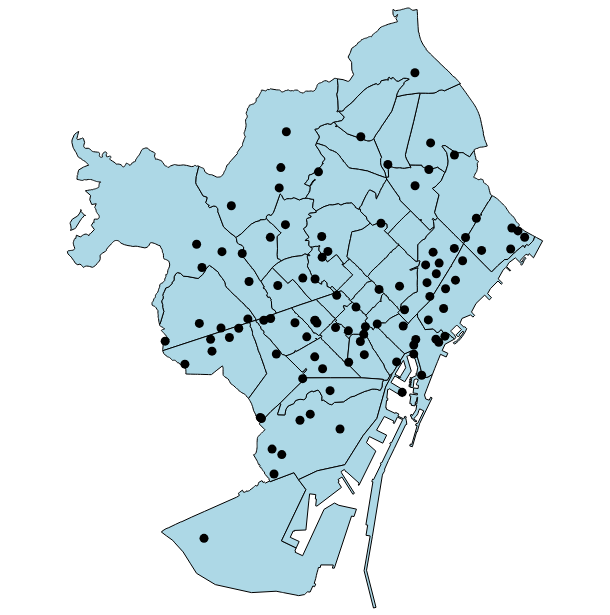

The code cell stored with this chart in its notebook:
### Code cell
cp_layer = alt.Chart(barcelona).mark_geoshape(
    stroke="black",
    fill="lightblue"
).properties(
    width=600,
    height=600
    
).encode(
    tooltip=['COD_POSTAL']
)
cp_layer + layer_all

### Figure 1 — Vega-Lite specification as saved in the notebook (floating-point values rounded to 4 significant figures; data arrays with more than 128 entries replaced by an {"elided": "..."} marker saying what was removed)
{"config": {"view": {"continuousWidth": 300, "continuousHeight": 300}}, "layer": [{"data": {"name": "data-01d231fae305a80b70c91487e5c53dcd"}, "mark": {"type": "geoshape", "fill": "lightblue", "stroke": "black"}, "encoding": {"tooltip": [{"field": "COD_POSTAL", "type": "nominal"}]}}, {"data": {"name": "data-1e25216e52b2373896e86d3dd2518ba1"}, "mark": {"type": "geoshape", "color": "black", "size": 0}, "encoding": {"tooltip": [{"field": "name", "type": "nominal"}]}}], "height": 600, "width": 600, "$schema": "https://vega.github.io/schema/vega-lite/v6.1.0.json", "datasets": {"data-01d231fae305a80b70c91487e5c53dcd": [{"COD_POSTAL": "08011", "type": "Feature", "geometry": {"type": "Polygon", "coordinates": {"elided": "1x66x2 float values"}}}, {"COD_POSTAL": "08002", "type": "Feature", "geometry": {"type": "Polygon", "coordinates": [[[2.173, 41.39], [2.174, 41.39], [2.175, 41.39], [2.175, 41.39], [2.175, 41.39], [2.175, 41.39], [2.176, 41.39], [2.176, 41.39], [2.176, 41.39], [2.177, 41.39], [2.177, 41.39], [2.178, 41.38], [2.179, 41.38], [2.181, 41.38], [2.182, 41.38], [2.182, 41.38], [2.181, 41.38], [2.179, 41.38], [2.178, 41.38], [2.178, 41.38], [2.178, 41.38], [2.178, 41.38], [2.178, 41.38], [2.177, 41.38], [2.177, 41.38], [2.177, 41.38], [2.177, 41.38], [2.176, 41.38], [2.176, 41.38], [2.176, 41.38], [2.175, 41.38], [2.175, 41.38], [2.174, 41.38], [2.174, 41.38], [2.174, 41.38], [2.173, 41.38], [2.173, 41.38], [2.173, 41.38], [2.173, 41.38], [2.172, 41.38], [2.172, 41.38], [2.172, 41.38], [2.172, 41.38], [2.171, 41.38], [2.171, 41.38], [2.17, 41.38], [2.17, 41.39], [2.17, 41.39], [2.168, 41.39], [2.168, 41.39], [2.169, 41.39], [2.168, 41.39], [2.169, 41.39], [2.17, 41.39], [2.17, 41.39], [2.171, 41.39], [2.172, 41.39], [2.172, 41.39], [2.172, 41.39], [2.172, 41.39], [2.172, 41.39], [2.172, 41.39], [2.173, 41.39]]]}}, {"COD_POSTAL": "08001", "type": "Feature", "geometry": {"type": "Polygon", "coordinates": [[[2.168, 41.39], [2.17, 41.39], [2.17, 41.39], [2.17, 41.38], [2.171, 41.38], [2.171, 41.38], [2.172, 41.38], [2.172, 41.38], [2.172, 41.38], [2.172, 41.38], [2.173, 41.38], [2.173, 41.38], [2.173, 41.38], [2.173, 41.38], [2.174, 41.38], [2.174, 41.38], [2.174, 41.38], [2.175, 41.38], [2.175, 41.38], [2.176, 41.38], [2.176, 41.38], [2.176, 41.38], [2.177, 41.38], [2.177, 41.38], [2.177, 41.38], [2.177, 41.38], [2.177, 41.37], [2.176, 41.37], [2.175, 41.37], [2.175, 41.37], [2.175, 41.37], [2.173, 41.37], [2.168, 41.38], [2.168, 41.38], [2.163, 41.38], [2.164, 41.38], [2.164, 41.39], [2.164, 41.39], [2.165, 41.39], [2.165, 41.39], [2.167, 41.39], [2.168, 41.39]]]}}, {"COD_POSTAL": "08021", "type": "Feature", "geometry": {"type": "Polygon", "coordinates": [[[2.138, 41.4], [2.143, 41.4], [2.145, 41.4], [2.147, 41.4], [2.149, 41.4], [2.151, 41.39], [2.148, 41.39], [2.147, 41.39], [2.145, 41.39], [2.145, 41.39], [2.144, 41.39], [2.143, 41.39], [2.139, 41.39], [2.139, 41.39], [2.138, 41.39], [2.138, 41.39], [2.138, 41.39], [2.137, 41.39], [2.138, 41.39], [2.137, 41.4], [2.136, 41.4], [2.136, 41.4], [2.136, 41.4], [2.136, 41.4], [2.136, 41.4], [2.135, 41.4], [2.135, 41.4], [2.135, 41.4], [2.135, 41.4], [2.134, 41.4], [2.134, 41.4], [2.135, 41.4], [2.136, 41.4], [2.138, 41.4]]]}}, {"COD_POSTAL": "08029", "type": "Feature", "geometry": {"type": "Polygon", "coordinates": {"elided": "1x82x2 float values"}}}, {"COD_POSTAL": "08015", "type": "Feature", "geometry": {"type": "Polygon", "coordinates": [[[2.149, 41.38], [2.149, 41.38], [2.149, 41.38], [2.149, 41.38], [2.149, 41.38], [2.149, 41.38], [2.148, 41.38], [2.146, 41.38], [2.143, 41.38], [2.142, 41.38], [2.143, 41.38], [2.144, 41.38], [2.146, 41.38], [2.146, 41.38], [2.146, 41.38], [2.146, 41.38], [2.147, 41.38], [2.147, 41.38], [2.15, 41.38], [2.152, 41.38], [2.153, 41.38], [2.153, 41.38], [2.153, 41.38], [2.153, 41.39], [2.153, 41.38], [2.154, 41.39], [2.155, 41.38], [2.155, 41.38], [2.155, 41.38], [2.155, 41.38], [2.155, 41.38], [2.156, 41.38], [2.156, 41.38], [2.156, 41.38], [2.156, 41.38], [2.157, 41.38], [2.157, 41.38], [2.157, 41.38], [2.157, 41.38], [2.158, 41.38], [2.158, 41.38], [2.159, 41.38], [2.159, 41.38], [2.159, 41.38], [2.159, 41.38], [2.16, 41.38], [2.161, 41.38], [2.161, 41.38], [2.161, 41.38], [2.162, 41.38], [2.162, 41.38], [2.162, 41.38], [2.162, 41.38], [2.163, 41.38], [2.168, 41.38], [2.168, 41.38], [2.161, 41.38], [2.158, 41.38], [2.149, 41.38], [2.149, 41.38], [2.148, 41.38], [2.149, 41.38]]]}}, {"COD_POSTAL": "08034", "type": "Feature", "geometry": {"type": "Polygon", "coordinates": {"elided": "1x173x2 float values"}}}, {"COD_POSTAL": "08028", "type": "Feature", "geometry": {"type": "Polygon", "coordinates": {"elided": "1x189x2 float values"}}}, {"COD_POSTAL": "08018", "type": "Feature", "geometry": {"type": "Polygon", "coordinates": {"elided": "1x93x2 float values"}}}, {"COD_POSTAL": "08017", "type": "Feature", "geometry": {"type": "Polygon", "coordinates": [[[2.07, 41.41], [2.07, 41.41], [2.07, 41.41], [2.07, 41.41], [2.07, 41.41], [2.071, 41.42], [2.073, 41.42], [2.073, 41.42], [2.074, 41.42], [2.074, 41.42], [2.074, 41.42], [2.074, 41.42], [2.074, 41.42], [2.074, 41.42], [2.074, 41.42], [2.074, 41.42], [2.074, 41.42], [2.075, 41.42], [2.075, 41.42], [2.075, 41.42], [2.075, 41.42], [2.075, 41.42], [2.075, 41.42], [2.074, 41.42], [2.074, 41.42], [2.072, 41.41], [2.072, 41.41], [2.071, 41.41], [2.07, 41.41], [2.07, 41.41]]]}}, {"COD_POSTAL": "08013", "type": "Feature", "geometry": {"type": "Polygon", "coordinates": {"elided": "1x123x2 float values"}}}, {"COD_POSTAL": "08023", "type": "Feature", "geometry": {"type": "Polygon", "coordinates": {"elided": "1x118x2 float values"}}}, {"COD_POSTAL": "08012", "type": "Feature", "geometry": {"type": "Polygon", "coordinates": {"elided": "1x100x2 float values"}}}, {"COD_POSTAL": "08037", "type": "Feature", "geometry": {"type": "Polygon", "coordinates": {"elided": "1x74x2 float values"}}}, {"COD_POSTAL": "08006", "type": "Feature", "geometry": {"type": "Polygon", "coordinates": [[[2.15, 41.41], [2.15, 41.41], [2.15, 41.4], [2.15, 41.4], [2.15, 41.4], [2.15, 41.4], [2.15, 41.4], [2.151, 41.4], [2.151, 41.4], [2.151, 41.4], [2.151, 41.4], [2.151, 41.4], [2.151, 41.4], [2.152, 41.4], [2.152, 41.4], [2.152, 41.4], [2.153, 41.4], [2.153, 41.4], [2.154, 41.4], [2.154, 41.4], [2.155, 41.4], [2.155, 41.4], [2.155, 41.4], [2.155, 41.4], [2.156, 41.4], [2.156, 41.4], [2.157, 41.4], [2.157, 41.4], [2.158, 41.4], [2.159, 41.4], [2.159, 41.4], [2.157, 41.4], [2.155, 41.4], [2.153, 41.39], [2.153, 41.39], [2.151, 41.39], [2.149, 41.4], [2.147, 41.4], [2.145, 41.4], [2.143, 41.4], [2.138, 41.4], [2.139, 41.4], [2.14, 41.4], [2.141, 41.4], [2.141, 41.4], [2.142, 41.4], [2.143, 41.41], [2.145, 41.41], [2.146, 41.41], [2.147, 41.41], [2.148, 41.41], [2.149, 41.41], [2.149, 41.41], [2.15, 41.41]]]}}, {"COD_POSTAL": "08030", "type": "Feature", "geometry": {"type": "Polygon", "coordinates": {"elided": "1x117x2 float values"}}}, {"COD_POSTAL": "08016", "type": "Feature", "geometry": {"type": "Polygon", "coordinates": [[[2.188, 41.45], [2.187, 41.44], [2.185, 41.44], [2.184, 41.44], [2.184, 41.43], [2.183, 41.43], [2.183, 41.43], [2.183, 41.43], [2.184, 41.43], [2.184, 41.43], [2.185, 41.43], [2.184, 41.43], [2.184, 41.43], [2.183, 41.43], [2.182, 41.43], [2.182, 41.43], [2.181, 41.43], [2.181, 41.43], [2.18, 41.43], [2.18, 41.43], [2.179, 41.43], [2.179, 41.43], [2.179, 41.43], [2.178, 41.43], [2.178, 41.43], [2.178, 41.43], [2.177, 41.43], [2.177, 41.43], [2.177, 41.43], [2.177, 41.43], [2.177, 41.43], [2.177, 41.43], [2.176, 41.43], [2.176, 41.43], [2.176, 41.43], [2.176, 41.43], [2.176, 41.43], [2.176, 41.43], [2.175, 41.43], [2.175, 41.43], [2.174, 41.43], [2.174, 41.43], [2.174, 41.43], [2.174, 41.43], [2.175, 41.43], [2.174, 41.43], [2.172, 41.44], [2.173, 41.44], [2.173, 41.44], [2.174, 41.44], [2.174, 41.44], [2.175, 41.44], [2.175, 41.44], [2.178, 41.44], [2.179, 41.44], [2.18, 41.45], [2.182, 41.45], [2.183, 41.45], [2.185, 41.45], [2.187, 41.45], [2.188, 41.45]]]}}, {"COD_POSTAL": "08031", "type": "Feature", "geometry": {"type": "Polygon", "coordinates": {"elided": "1x99x2 float values"}}}, {"COD_POSTAL": "08017", "type": "Feature", "geometry": {"type": "Polygon", "coordinates": {"elided": "1x900x2 float values"}}}, {"COD_POSTAL": "08027", "type": "Feature", "geometry": {"type": "Polygon", "coordinates": {"elided": "1x71x2 float values"}}}, {"COD_POSTAL": "08035", "type": "Feature", "geometry": {"type": "Polygon", "coordinates": {"elided": "1x474x2 float values"}}}, {"COD_POSTAL": "08033", "type": "Feature", "geometry": {"type": "Polygon", "coordinates": {"elided": "1x367x2 float values"}}}, {"COD_POSTAL": "08042", "type": "Feature", "geometry": {"type": "Polygon", "coordinates": {"elided": "1x77x2 float values"}}}, {"COD_POSTAL": "08009", "type": "Feature", "geometry": {"type": "Polygon", "coordinates": {"elided": "1x70x2 float values"}}}, {"COD_POSTAL": "08026", "type": "Feature", "geometry": {"type": "Polygon", "coordinates": [[[2.181, 41.41], [2.18, 41.41], [2.18, 41.41], [2.18, 41.41], [2.18, 41.41], [2.179, 41.41], [2.178, 41.41], [2.178, 41.41], [2.177, 41.41], [2.177, 41.41], [2.177, 41.41], [2.177, 41.41], [2.177, 41.41], [2.177, 41.41], [2.178, 41.41], [2.179, 41.41], [2.18, 41.41], [2.181, 41.41], [2.181, 41.41], [2.182, 41.42], [2.183, 41.42], [2.183, 41.42], [2.184, 41.42], [2.187, 41.42], [2.188, 41.41], [2.188, 41.41], [2.188, 41.41], [2.188, 41.41], [2.188, 41.41], [2.191, 41.41], [2.191, 41.41], [2.192, 41.41], [2.192, 41.41], [2.192, 41.41], [2.191, 41.41], [2.19, 41.41], [2.189, 41.41], [2.188, 41.41], [2.187, 41.41], [2.187, 41.41], [2.187, 41.4], [2.187, 41.4], [2.186, 41.4], [2.185, 41.41], [2.185, 41.41], [2.185, 41.41], [2.184, 41.41], [2.183, 41.41], [2.183, 41.41], [2.183, 41.41], [2.182, 41.41], [2.181, 41.41], [2.181, 41.41]]]}}, {"COD_POSTAL": "08020", "type": "Feature", "geometry": {"type": "Polygon", "coordinates": {"elided": "1x123x2 float values"}}}, {"COD_POSTAL": "08032", "type": "Feature", "geometry": {"type": "Polygon", "coordinates": {"elided": "1x161x2 float values"}}}, {"COD_POSTAL": "08041", "type": "Feature", "geometry": {"type": "Polygon", "coordinates": [[[2.176, 41.42], [2.176, 41.42], [2.176, 41.43], [2.176, 41.43], [2.179, 41.42], [2.181, 41.42], [2.181, 41.42], [2.184, 41.42], [2.183, 41.42], [2.183, 41.42], [2.182, 41.42], [2.181, 41.41], [2.181, 41.41], [2.18, 41.41], [2.179, 41.41], [2.178, 41.41], [2.177, 41.41], [2.177, 41.41], [2.177, 41.41], [2.176, 41.41], [2.176, 41.41], [2.176, 41.41], [2.176, 41.41], [2.177, 41.41], [2.177, 41.41], [2.176, 41.41], [2.176, 41.41], [2.174, 41.41], [2.172, 41.41], [2.171, 41.41], [2.17, 41.41], [2.17, 41.42], [2.169, 41.42], [2.168, 41.42], [2.168, 41.42], [2.167, 41.42], [2.167, 41.42], [2.168, 41.42], [2.168, 41.42], [2.168, 41.42], [2.169, 41.42], [2.17, 41.42], [2.17, 41.42], [2.17, 41.42], [2.17, 41.42], [2.171, 41.42], [2.171, 41.42], [2.171, 41.42], [2.173, 41.42], [2.173, 41.42], [2.173, 41.42], [2.173, 41.42], [2.173, 41.42], [2.174, 41.42], [2.174, 41.42], [2.174, 41.42], [2.174, 41.42], [2.175, 41.42], [2.175, 41.42], [2.175, 41.42], [2.175, 41.42], [2.176, 41.42], [2.176, 41.42]]]}}, {"COD_POSTAL": "08024", "type": "Feature", "geometry": {"type": "Polygon", "coordinates": {"elided": "1x120x2 float values"}}}, {"COD_POSTAL": "08019", "type": "Feature", "geometry": {"type": "Polygon", "coordinates": {"elided": "1x113x2 float values"}}}, {"COD_POSTAL": "08040", "type": "Feature", "geometry": {"type": "Polygon", "coordinates": {"elided": "1x105x2 float values"}}}, {"COD_POSTAL": "08025", "type": "Feature", "geometry": {"type": "Polygon", "coordinates": {"elided": "1x88x2 float values"}}}, {"COD_POSTAL": "08010", "type": "Feature", "geometry": {"type": "Polygon", "coordinates": {"elided": "1x79x2 float values"}}}, {"COD_POSTAL": "08008", "type": "Feature", "geometry": {"type": "Polygon", "coordinates": [[[2.163, 41.4], [2.163, 41.4], [2.163, 41.4], [2.163, 41.4], [2.164, 41.39], [2.164, 41.39], [2.164, 41.39], [2.164, 41.39], [2.165, 41.39], [2.164, 41.39], [2.163, 41.39], [2.163, 41.39], [2.162, 41.39], [2.162, 41.39], [2.162, 41.39], [2.161, 41.39], [2.16, 41.39], [2.159, 41.39], [2.158, 41.39], [2.157, 41.39], [2.156, 41.39], [2.156, 41.39], [2.155, 41.39], [2.155, 41.39], [2.155, 41.39], [2.155, 41.39], [2.155, 41.39], [2.154, 41.39], [2.154, 41.39], [2.153, 41.39], [2.153, 41.39], [2.155, 41.4], [2.157, 41.4], [2.159, 41.4], [2.159, 41.4], [2.158, 41.4], [2.157, 41.4], [2.158, 41.4], [2.158, 41.4], [2.159, 41.4], [2.16, 41.4], [2.16, 41.4], [2.16, 41.4], [2.161, 41.4], [2.161, 41.4], [2.162, 41.4], [2.163, 41.4], [2.163, 41.4]]]}}, {"COD_POSTAL": "08036", "type": "Feature", "geometry": {"type": "Polygon", "coordinates": [[[2.154, 41.39], [2.154, 41.39], [2.155, 41.39], [2.155, 41.39], [2.155, 41.39], [2.155, 41.39], [2.155, 41.39], [2.156, 41.39], [2.156, 41.39], [2.157, 41.39], [2.158, 41.39], [2.159, 41.39], [2.159, 41.39], [2.159, 41.39], [2.158, 41.39], [2.158, 41.39], [2.157, 41.39], [2.157, 41.39], [2.157, 41.39], [2.156, 41.39], [2.156, 41.39], [2.155, 41.39], [2.155, 41.39], [2.155, 41.39], [2.154, 41.39], [2.154, 41.39], [2.154, 41.39], [2.154, 41.39], [2.154, 41.39], [2.153, 41.39], [2.153, 41.39], [2.153, 41.39], [2.153, 41.39], [2.153, 41.39], [2.152, 41.39], [2.152, 41.39], [2.152, 41.39], [2.151, 41.39], [2.151, 41.39], [2.151, 41.39], [2.151, 41.39], [2.15, 41.39], [2.15, 41.39], [2.148, 41.39], [2.148, 41.39], [2.148, 41.39], [2.147, 41.39], [2.147, 41.39], [2.147, 41.39], [2.146, 41.39], [2.146, 41.39], [2.146, 41.39], [2.145, 41.39], [2.145, 41.39], [2.145, 41.39], [2.147, 41.39], [2.148, 41.39], [2.151, 41.39], [2.153, 41.39], [2.154, 41.39]]]}}, {"COD_POSTAL": "08007", "type": "Feature", "geometry": {"type": "Polygon", "coordinates": [[[2.166, 41.39], [2.166, 41.39], [2.166, 41.39], [2.167, 41.39], [2.167, 41.39], [2.167, 41.39], [2.168, 41.39], [2.168, 41.39], [2.168, 41.39], [2.168, 41.39], [2.169, 41.39], [2.169, 41.39], [2.169, 41.39], [2.17, 41.39], [2.169, 41.39], [2.17, 41.39], [2.17, 41.39], [2.17, 41.39], [2.169, 41.39], [2.168, 41.39], [2.169, 41.39], [2.168, 41.39], [2.168, 41.39], [2.167, 41.39], [2.165, 41.39], [2.165, 41.39], [2.164, 41.39], [2.164, 41.39], [2.164, 41.38], [2.164, 41.38], [2.163, 41.39], [2.163, 41.39], [2.163, 41.39], [2.163, 41.39], [2.162, 41.39], [2.163, 41.39], [2.163, 41.39], [2.163, 41.39], [2.162, 41.39], [2.162, 41.39], [2.162, 41.39], [2.161, 41.39], [2.161, 41.39], [2.16, 41.39], [2.16, 41.39], [2.16, 41.39], [2.159, 41.39], [2.16, 41.39], [2.159, 41.39], [2.159, 41.39], [2.159, 41.39], [2.16, 41.39], [2.161, 41.39], [2.162, 41.39], [2.162, 41.39], [2.162, 41.39], [2.163, 41.39], [2.163, 41.39], [2.164, 41.39], [2.165, 41.39], [2.165, 41.39], [2.165, 41.39], [2.166, 41.39], [2.166, 41.39]]]}}, {"COD_POSTAL": "08014", "type": "Feature", "geometry": {"type": "Polygon", "coordinates": {"elided": "1x118x2 float values"}}}, {"COD_POSTAL": "08022", "type": "Feature", "geometry": {"type": "Polygon", "coordinates": {"elided": "1x67x2 float values"}}}, {"COD_POSTAL": "08038", "type": "Feature", "geometry": {"type": "Polygon", "coordinates": {"elided": "1x186x2 float values"}}}, {"COD_POSTAL": "08004", "type": "Feature", "geometry": {"type": "Polygon", "coordinates": [[[2.168, 41.38], [2.173, 41.37], [2.175, 41.37], [2.175, 41.37], [2.175, 41.37], [2.175, 41.37], [2.175, 41.37], [2.174, 41.37], [2.174, 41.37], [2.173, 41.37], [2.172, 41.37], [2.172, 41.37], [2.17, 41.37], [2.169, 41.37], [2.167, 41.37], [2.166, 41.37], [2.164, 41.37], [2.162, 41.37], [2.159, 41.37], [2.158, 41.37], [2.158, 41.37], [2.157, 41.37], [2.155, 41.37], [2.155, 41.37], [2.155, 41.37], [2.154, 41.37], [2.153, 41.37], [2.152, 41.37], [2.151, 41.37], [2.15, 41.37], [2.15, 41.37], [2.149, 41.37], [2.149, 41.37], [2.149, 41.37], [2.147, 41.37], [2.147, 41.37], [2.146, 41.37], [2.145, 41.37], [2.145, 41.37], [2.143, 41.37], [2.143, 41.37], [2.142, 41.37], [2.14, 41.37], [2.14, 41.37], [2.141, 41.37], [2.141, 41.37], [2.141, 41.37], [2.145, 41.37], [2.149, 41.38], [2.158, 41.38], [2.161, 41.38], [2.168, 41.38]]]}}, {"COD_POSTAL": "08039", "type": "Feature", "geometry": {"type": "Polygon", "coordinates": {"elided": "1x243x2 float values"}}}, {"COD_POSTAL": "08003", "type": "Feature", "geometry": {"type": "Polygon", "coordinates": [[[2.192, 41.38], [2.19, 41.38], [2.189, 41.37], [2.188, 41.38], [2.187, 41.38], [2.184, 41.38], [2.182, 41.38], [2.182, 41.38], [2.181, 41.38], [2.179, 41.38], [2.178, 41.38], [2.177, 41.39], [2.177, 41.39], [2.176, 41.39], [2.176, 41.39], [2.176, 41.39], [2.175, 41.39], [2.175, 41.39], [2.175, 41.39], [2.175, 41.39], [2.174, 41.39], [2.173, 41.39], [2.173, 41.39], [2.173, 41.39], [2.174, 41.39], [2.176, 41.39], [2.176, 41.39], [2.176, 41.39], [2.177, 41.39], [2.178, 41.39], [2.179, 41.39], [2.179, 41.39], [2.181, 41.39], [2.183, 41.39], [2.183, 41.39], [2.183, 41.39], [2.183, 41.39], [2.185, 41.39], [2.187, 41.39], [2.187, 41.39], [2.189, 41.39], [2.189, 41.39], [2.192, 41.39], [2.192, 41.39], [2.192, 41.39], [2.193, 41.39], [2.194, 41.39], [2.195, 41.39], [2.196, 41.39], [2.197, 41.39], [2.197, 41.39], [2.198, 41.39], [2.199, 41.38], [2.199, 41.38], [2.199, 41.38], [2.196, 41.38], [2.195, 41.38], [2.197, 41.38], [2.196, 41.38], [2.195, 41.38], [2.194, 41.38], [2.193, 41.38], [2.193, 41.38], [2.192, 41.38]]]}}, {"COD_POSTAL": "08005", "type": "Feature", "geometry": {"type": "Polygon", "coordinates": {"elided": "1x139x2 float values"}}}], "data-1e25216e52b2373896e86d3dd2518ba1": [{"id": 1, "name": "Escola Universitaria Mediterrani", "type": "Feature", "geometry": {"type": "Point", "coordinates": [2.152, 41.38]}}, {"id": 2, "name": "EINA", "type": "Feature", "geometry": {"type": "Point", "coordinates": [2.114, 41.4]}}, {"id": 3, "name": "Centre d'Estudis Politècnics", "type": "Feature", "geometry": {"type": "Point", "coordinates": [2.173, 41.39]}}, {"id": 4, "name": "Col·legi Major Universitari Lestonac", "type": "Feature", "geometry": {"type": "Point", "coordinates": [2.166, 41.39]}}, {"id": 5, "name": "Escola Port", "type": "Feature", "geometry": {"type": "Point", "coordinates": [2.196, 41.39]}}, {"id": 6, "name": "Euroaula", "type": "Feature", "geometry": {"type": "Point", "coordinates": [2.159, 41.39]}}, {"id": 7, "name": "Master.D", "type": "Feature", "geometry": {"type": "Point", "coordinates": [2.15, 41.39]}}, {"id": 8, "name": "Institut de Nàutica de Barcelona", "type": "Feature", "geometry": {"type": "Point", "coordinates": [2.188, 41.38]}}, {"id": 9, "name": "Hospital del Mar. Institut FP Sanitària", "type": "Feature", "geometry": {"type": "Point", "coordinates": [2.186, 41.38]}}, {"id": 10, "name": "Escola Superior de Relacions Públiques", "type": "Feature", "geometry": {"type": "Point", "coordinates": [2.155, 41.38]}}, {"id": 11, "name": "Fundació i2CAT", "type": "Feature", "geometry": {"type": "Point", "coordinates": [2.186, 41.38]}}, {"id": 12, "name": "Institut del Disseny i Arts Gràfiques de Barcelona", "type": "Feature", "geometry": {"type": "Point", "coordinates": [2.191, 41.43]}}, {"id": 13, "name": "Institut de l'Esport de Barcelona", "type": "Feature", "geometry": {"type": "Point", "coordinates": [2.148, 41.37]}}, {"id": 14, "name": "Facultat de Geografia i Història i Facultat de Filosofia. Universitat de Barcelona", "type": "Feature", "geometry": {"type": "Point", "coordinates": [2.168, 41.38]}}, {"id": 15, "name": "Universitat Pompeu Fabra Campus del Poblenou", "type": "Feature", "geometry": {"type": "Point", "coordinates": [2.194, 41.4]}}, {"id": 16, "name": "Campus Ciutadella Universitat Pompeu Fabra", "type": "Feature", "geometry": {"type": "Point", "coordinates": [2.19, 41.39]}}, {"id": 17, "name": "IED Barcelona - Instituto Europeo de Diseño", "type": "Feature", "geometry": {"type": "Point", "coordinates": [2.155, 41.41]}}, {"id": 18, "name": "Campus Nord", "type": "Feature", "geometry": {"type": "Point", "coordinates": [2.113, 41.39]}}, {"id": 19, "name": "Universitat de Barcelona", "type": "Feature", "geometry": {"type": "Point", "coordinates": [2.164, 41.39]}}, {"id": 20, "name": "Institut de Ciències del Mar (CSIC)", "type": "Feature", "geometry": {"type": "Point", "coordinates": [2.196, 41.39]}}, {"id": 21, "name": "Universitat Pompeu Fabra Campus del Mar", "type": "Feature", "geometry": {"type": "Point", "coordinates": [2.193, 41.38]}}, {"id": 22, "name": "ESCI - Universitat Pompeu Fabra", "type": "Feature", "geometry": {"type": "Point", "coordinates": [2.182, 41.39]}}, {"id": 23, "name": "Facultat de Medicina", "type": "Feature", "geometry": {"type": "Point", "coordinates": [2.152, 41.39]}}, {"id": 24, "name": "UPF. Rectorat", "type": "Feature", "geometry": {"type": "Point", "coordinates": [2.18, 41.38]}}, {"id": 25, "name": "Facultat d'Informació i Mitjans Audiovisuals", "type": "Feature", "geometry": {"type": "Point", "coordinates": [2.139, 41.38]}}, {"id": 26, "name": "Facultat de Dret", "type": "Feature", "geometry": {"type": "Point", "coordinates": [2.121, 41.39]}}, {"id": 27, "name": "Campus Mundet", "type": "Feature", "geometry": {"type": "Point", "coordinates": [2.143, 41.44]}}, {"id": 28, "name": "Facultat de Física i Química, Universitat de Barcelona", "type": "Feature", "geometry": {"type": "Point", "coordinates": [2.117, 41.38]}}, {"id": 29, "name": "BAU. Centre universitari de disseny", "type": "Feature", "geometry": {"type": "Point", "coordinates": [2.196, 41.4]}}, {"id": 30, "name": "Escola Superior de Conservació i Restauració de Béns Culturals de Catalunya", "type": "Feature", "geometry": {"type": "Point", "coordinates": [2.186, 41.45]}}, {"id": 31, "name": "Institut Nacional d'Educació Física de Catalunya", "type": "Feature", "geometry": {"type": "Point", "coordinates": [2.147, 41.36]}}, {"id": 32, "name": "Parc Científic de Barcelona", "type": "Feature", "geometry": {"type": "Point", "coordinates": [2.118, 41.38]}}, {"id": 33, "name": "EINA", "type": "Feature", "geometry": {"type": "Point", "coordinates": [2.113, 41.41]}}, {"id": 34, "name": "Universitat Internacional de Catalunya", "type": "Feature", "geometry": {"type": "Point", "coordinates": [2.121, 41.41]}}, {"id": 35, "name": "Institut Vall d'Hebron", "type": "Feature", "geometry": {"type": "Point", "coordinates": [2.14, 41.42]}}, {"id": 36, "name": "Col·legi d'Enginyers de Camins, Canals i Ports de Catalunya", "type": "Feature", "geometry": {"type": "Point", "coordinates": [2.13, 41.4]}}, {"id": 37, "name": "Hospital de la Santa Creu i Sant Pau", "type": "Feature", "geometry": {"type": "Point", "coordinates": [2.175, 41.41]}}, {"id": 38, "name": "Hospital El Pilar", "type": "Feature", "geometry": {"type": "Point", "coordinates": [2.148, 41.4]}}, {"id": 39, "name": "Clínica Teknon", "type": "Feature", "geometry": {"type": "Point", "coordinates": [2.128, 41.41]}}, {"id": 40, "name": "Hospital de l'Esperança", "type": "Feature", "geometry": {"type": "Point", "coordinates": [2.155, 41.41]}}, {"id": 41, "name": "Consorci Mar Parc de Salut de Barcelona", "type": "Feature", "geometry": {"type": "Point", "coordinates": [2.219, 41.41]}}, {"id": 42, "name": "Hospital Sant Joan de Déu", "type": "Feature", "geometry": {"type": "Point", "coordinates": [2.102, 41.38]}}, {"id": 43, "name": "Capio Hospital Universitari Sagrat Cor", "type": "Feature", "geometry": {"type": "Point", "coordinates": [2.146, 41.39]}}, {"id": 44, "name": "Hospital Casa Maternitat", "type": "Feature", "geometry": {"type": "Point", "coordinates": [2.124, 41.39]}}, {"id": 45, "name": "Hospital de Barcelona", "type": "Feature", "geometry": {"type": "Point", "coordinates": [2.13, 41.39]}}, {"id": 46, "name": "Hospital del Mar", "type": "Feature", "geometry": {"type": "Point", "coordinates": [2.194, 41.38]}}, {"id": 47, "name": "Hospital Universitari Vall d'Hebron", "type": "Feature", "geometry": {"type": "Point", "coordinates": [2.141, 41.43]}}, {"id": 48, "name": "Hospital Clínic", "type": "Feature", "geometry": {"type": "Point", "coordinates": [2.152, 41.39]}}, {"id": 49, "name": "HM Nou Delfos", "type": "Feature", "geometry": {"type": "Point", "coordinates": [2.142, 41.41]}}, {"id": 50, "name": "Hospital de Nens de Barcelona", "type": "Feature", "geometry": {"type": "Point", "coordinates": [2.174, 41.4]}}, {"id": 51, "name": "Oficines del Govern Central", "type": "Feature", "geometry": {"type": "Point", "coordinates": [2.186, 41.38]}}, {"id": 52, "name": "Agencia Tributaria", "type": "Feature", "geometry": {"type": "Point", "coordinates": [2.207, 41.42]}}, {"id": 53, "name": "Barcelona Cicle de l'Aigua SA", "type": "Feature", "geometry": {"type": "Point", "coordinates": [2.139, 41.35]}}, {"id": 54, "name": "World Trade Center Barcelona", "type": "Feature", "geometry": {"type": "Point", "coordinates": [2.182, 41.37]}}, {"id": 55, "name": "Cornerstone Building A", "type": "Feature", "geometry": {"type": "Point", "coordinates": [2.202, 41.4]}}, {"id": 56, "name": "Endesa", "type": "Feature", "geometry": {"type": "Point", "coordinates": [2.182, 41.39]}}, {"id": 57, "name": "Torre Glòries", "type": "Feature", "geometry": {"type": "Point", "coordinates": [2.19, 41.4]}}, {"id": 58, "name": "Departament d'Educació de la Generalitat de Catalunya", "type": "Feature", "geometry": {"type": "Point", "coordinates": [2.14, 41.4]}}, {"id": 59, "name": "Torres Diagonal Litoral B1", "type": "Feature", "geometry": {"type": "Point", "coordinates": [2.218, 41.41]}}, {"id": 60, "name": "Torre Muñoz", "type": "Feature", "geometry": {"type": "Point", "coordinates": [2.16, 41.4]}}, {"id": 61, "name": "Torre Diagonal One", "type": "Feature", "geometry": {"type": "Point", "coordinates": [2.221, 41.41]}}, {"id": 62, "name": "Torre Llacuna", "type": "Feature", "geometry": {"type": "Point", "coordinates": [2.192, 41.41]}}, {"id": 63, "name": "Agbar", "type": "Feature", "geometry": {"type": "Point", "coordinates": [2.223, 41.41]}}, {"id": 64, "name": "Casa de la Generalitat", "type": "Feature", "geometry": {"type": "Point", "coordinates": [2.164, 41.38]}}, {"id": 65, "name": "Oficines \"La Caixa\"", "type": "Feature", "geometry": {"type": "Point", "coordinates": [2.208, 41.41]}}, {"id": 66, "name": "Betahaus", "type": "Feature", "geometry": {"type": "Point", "coordinates": [2.157, 41.41]}}, {"id": 67, "name": "Transports Metropolitans de Barcelona", "type": "Feature", "geometry": {"type": "Point", "coordinates": [2.199, 41.43]}}, {"id": 68, "name": "Banco Español de Crédito (Banesto)", "type": "Feature", "geometry": {"type": "Point", "coordinates": [2.169, 41.39]}}, {"id": 69, "name": "Oficines del Govern Central", "type": "Feature", "geometry": {"type": "Point", "coordinates": [2.169, 41.39]}}, {"id": 70, "name": "NOVARTIS", "type": "Feature", "geometry": {"type": "Point", "coordinates": [2.181, 41.4]}}, {"id": 71, "name": "Orange Catalunya Xarxa de Telecomunicacions", "type": "Feature", "geometry": {"type": "Point", "coordinates": [2.186, 41.42]}}, {"id": 72, "name": "Hexàgon Glóries", "type": "Feature", "geometry": {"type": "Point", "coordinates": [2.19, 41.4]}}, {"id": 73, "name": "Col·legi d'Economistes de Catalunya", "type": "Feature", "geometry": {"type": "Point", "coordinates": [2.152, 41.4]}}, {"id": 74, "name": "Aigües de Barcelona", "type": "Feature", "geometry": {"type": "Point", "coordinates": [2.109, 41.38]}}, {"id": 75, "name": "Wallbox", "type": "Feature", "geometry": {"type": "Point", "coordinates": [2.141, 41.36]}}, {"id": 76, "name": "Generalitat de Catalunya", "type": "Feature", "geometry": {"type": "Point", "coordinates": [2.138, 41.36]}}, {"id": 77, "name": "Torre Fundació la Caixa", "type": "Feature", "geometry": {"type": "Point", "coordinates": [2.127, 41.39]}}, {"id": 78, "name": "MicroBank", "type": "Feature", "geometry": {"type": "Point", "coordinates": [2.134, 41.37]}}, {"id": 79, "name": "BCNscience", "type": "Feature", "geometry": {"type": "Point", "coordinates": [2.2, 41.4]}}, {"id": 80, "name": "L'Illa Diagonal", "type": "Feature", "geometry": {"type": "Point", "coordinates": [2.135, 41.39]}}, {"id": 81, "name": "Mutua General de Seguros", "type": "Feature", "geometry": {"type": "Point", "coordinates": [2.137, 41.39]}}, {"id": 82, "name": "Z Green Oasis", "type": "Feature", "geometry": {"type": "Point", "coordinates": [2.191, 41.4]}}, {"id": 83, "name": "Monday", "type": "Feature", "geometry": {"type": "Point", "coordinates": [2.193, 41.4]}}, {"id": 84, "name": "One Parc Central 22@", "type": "Feature", "geometry": {"type": "Point", "coordinates": [2.199, 41.41]}}, {"id": 85, "name": "Smart 1", "type": "Feature", "geometry": {"type": "Point", "coordinates": [2.203, 41.41]}}, {"id": 86, "name": "VidaCaixa", "type": "Feature", "geometry": {"type": "Point", "coordinates": [2.134, 41.36]}}, {"id": 87, "name": "American Nike SL", "type": "Feature", "geometry": {"type": "Point", "coordinates": [2.137, 41.41]}}, {"id": 88, "name": "Institut Botànic de Barcelona", "type": "Feature", "geometry": {"type": "Point", "coordinates": [2.161, 41.36]}}, {"id": 89, "name": "Institut d'Investigacions Biomèdiques de Barcelona - CSIC", "type": "Feature", "geometry": {"type": "Point", "coordinates": [2.153, 41.39]}}, {"id": 90, "name": "Escola Superior d'Estudis Musicals Taller de Músics", "type": "Feature", "geometry": {"type": "Point", "coordinates": [2.191, 41.43]}}, {"id": 91, "name": "Consell Superior d'Investigacions Científiques", "type": "Feature", "geometry": {"type": "Point", "coordinates": [2.169, 41.38]}}, {"id": 92, "name": "Institut del Teatre", "type": "Feature", "geometry": {"type": "Point", "coordinates": [2.157, 41.37]}}, {"id": 93, "name": "Observatori Fabra", "type": "Feature", "geometry": {"type": "Point", "coordinates": [2.124, 41.42]}}, {"id": 94, "name": "Barcelona Activa (Ca N'Andalet)", "type": "Feature", "geometry": {"type": "Point", "coordinates": [2.153, 41.43]}}, {"id": 95, "name": "Centre Català Comercial", "type": "Feature", "geometry": {"type": "Point", "coordinates": [2.177, 41.43]}}, {"id": 96, "name": "Nou Barris Activa", "type": "Feature", "geometry": {"type": "Point", "coordinates": [2.168, 41.44]}}, {"id": 97, "name": "Mercabarna", "type": "Feature", "geometry": {"type": "Point", "coordinates": [2.115, 41.33]}}, {"id": 98, "name": "Institut Barcelona Esports (IBE)", "type": "Feature", "geometry": {"type": "Point", "coordinates": [2.151, 41.37]}}]}}
